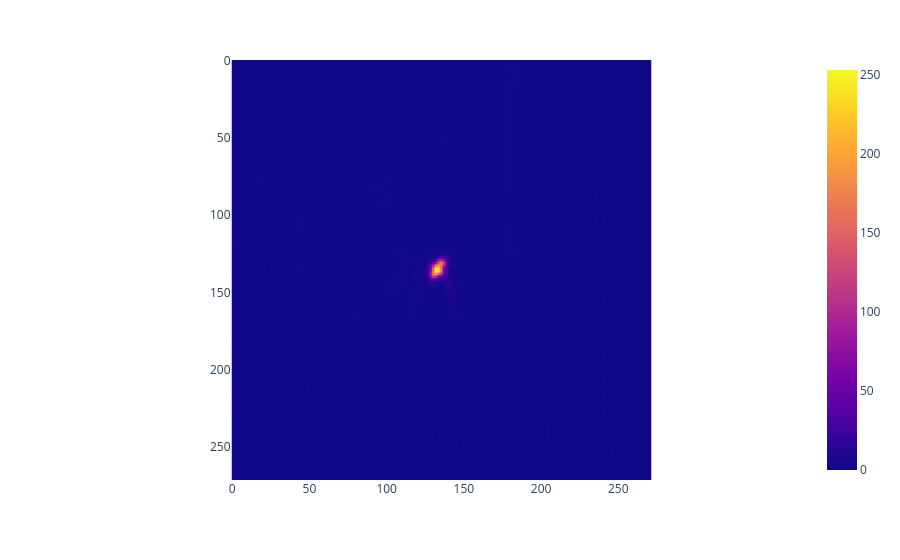

The notebook cell this image was saved under:
### Code cell
best_iter = data.J.argmax()
best_iter = data.iloc[best_iter]

px.imshow(best_iter._img)

### Figure 1 — Plotly figure (JSON) as saved in the notebook; plotly's stock layout.template omitted (floating-point values rounded to 4 significant figures; data arrays with more than 128 entries replaced by an {"elided": "..."} marker saying what was removed)
{"data": [{"coloraxis": "coloraxis", "hovertemplate": "x: %{x}<br>y: %{y}<br>color: %{z}<extra></extra>", "name": "0", "type": "heatmap", "xaxis": "x", "yaxis": "y", "z": {"elided": "272x272 int values"}}], "layout": {"coloraxis": {"colorscale": [[0, "#0d0887"], [0.1111, "#46039f"], [0.2222, "#7201a8"], [0.3333, "#9c179e"], [0.4444, "#bd3786"], [0.5556, "#d8576b"], [0.6667, "#ed7953"], [0.7778, "#fb9f3a"], [0.8889, "#fdca26"], [1, "#f0f921"]]}, "margin": {"t": 60}, "xaxis": {"anchor": "y", "constrain": "domain", "domain": [0, 1], "scaleanchor": "y"}, "yaxis": {"anchor": "x", "autorange": "reversed", "constrain": "domain", "domain": [0, 1]}}}
